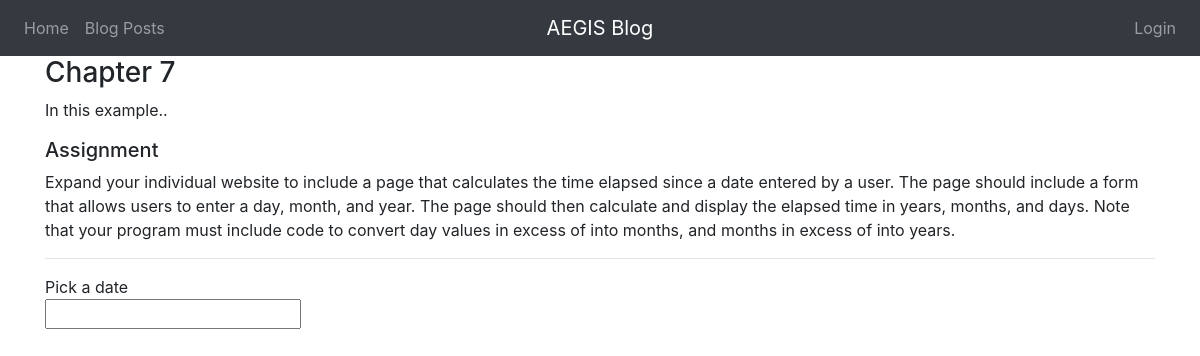
Screenshot of /blog/chapter/7 with the database file from the repository.
### blog/models.py (models this page shows, shortened)
class Posts(models.Model):
    title = models.CharField(max_length=200)
    body = models.TextField(default="")
    page_number = models.ForeignKey(Pages, default=None, on_delete=models.CASCADE, unique=True)
    created_at = models.DateTimeField(default=timezone.now(), blank=True)
    assignment = models.TextField()
    class Meta:
        verbose_name_plural = "posts"

### blog/views.py (the view)
# urls.py: path('blog/chapter/<page>', views.chapter),
def chapter(request, page):
    posts = Posts.objects.filter(page_number__page_number=page)
    context = {
    'posts': posts,
    'body': "body stuff",
    }
    return render(request, 'blog/ch{}.html'.format(page), context)

### blog/templates/blog/ch7.html (shortened to what this page needs)
{% extends 'blog/layout.html' %}
{% block content %}
{% include 'blog/context.html' %}
<p>
  <form>
     <label>
        Pick a date<br>
        <input type="text" id="tripDate" />
      </label>
  </form>
</p>
{% endblock %}

### blog/templates/blog/context.html
{% for post in posts %}
<h3>{{ post.title }}</h3>
<p>{{ post.body }}</p>
<h5>Assignment</h5>
<p>{{ post.assignment }}</p>
<hr>
{% endfor %}

### blog/static/blog/styles/styles.css (style rules this page uses)
html, body { height: 100%; margin: 0; padding: 0; }

### rows the page displays
Posts: title "Chapter 7", body "In this example..", assignment "Expand your individual website to include a page that calculates the time elapsed since a date entered by a user. The page should include a form that allows users to enter a day, month, and year. The page should then calculate and display the elapsed time in years, months, and days. Note that your program must include code to convert day values in excess of into months, and months in excess of into years."
